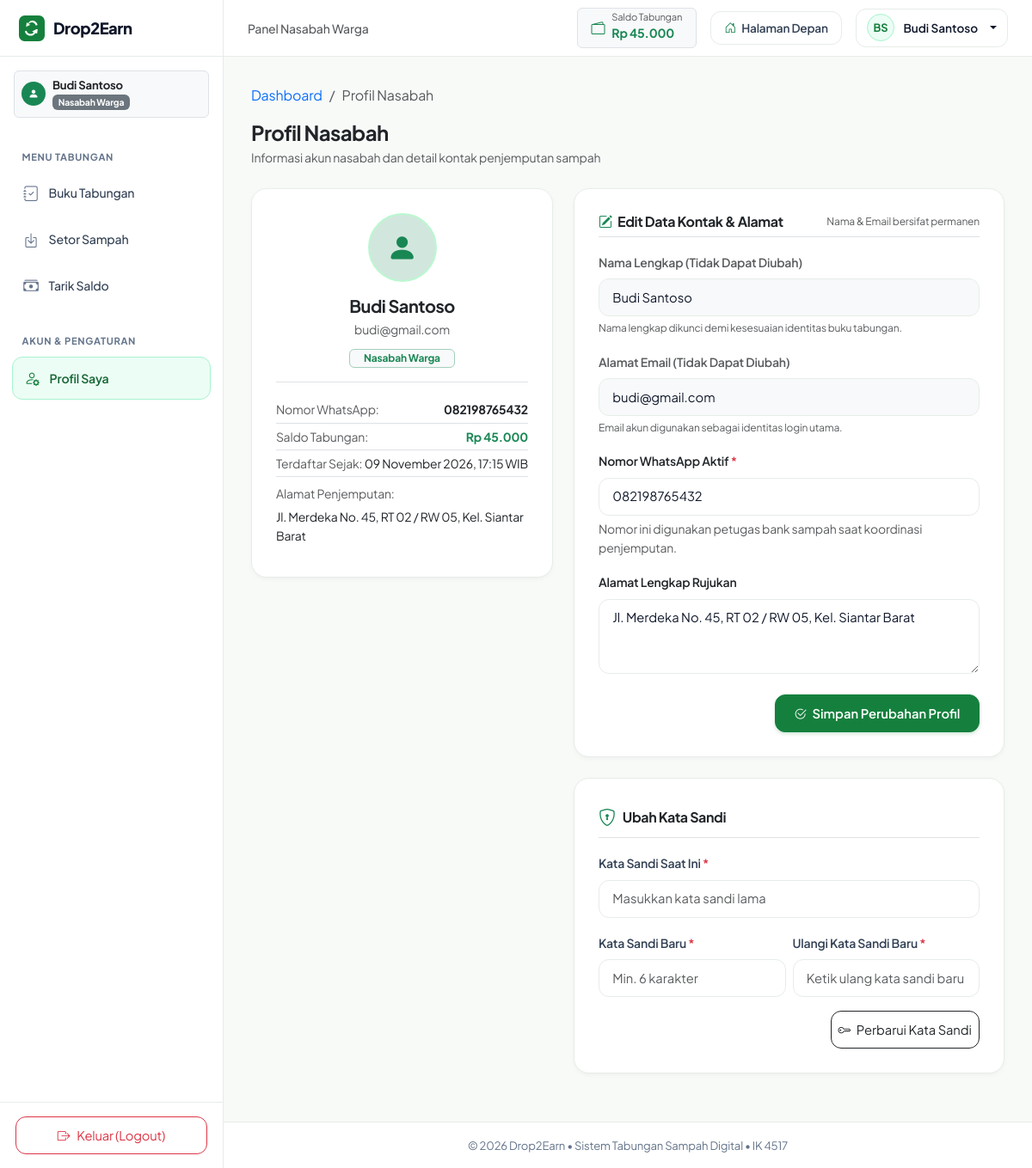
Screenshot of /nasabah/profil.php (signed in) with the database file from the repository.
### tables this page shows
CREATE TABLE IF NOT EXISTS `users` (
  `id_user` INT(11) NOT NULL AUTO_INCREMENT,
  `nama_lengkap` VARCHAR(100) NOT NULL,
  `email` VARCHAR(100) NOT NULL UNIQUE,
  `password` VARCHAR(255) NOT NULL,
  `no_hp` VARCHAR(20) NOT NULL,
  `alamat` TEXT DEFAULT NULL,
  `role` ENUM('admin', 'nasabah') NOT NULL DEFAULT 'nasabah',
  `saldo` INT(11) NOT NULL DEFAULT 0,
  `created_at` TIMESTAMP NOT NULL DEFAULT CURRENT_TIMESTAMP,
  PRIMARY KEY (`id_user`)
);

### config/auth_check.php (called while the page is built, shortened)
<?php
require_once __DIR__ . '/database.php';
function is_logged_in() {
    return isset($_SESSION['id_user']) && !empty($_SESSION['id_user']);
}
function get_auth_user($conn) {
    $id_user = (int)$_SESSION['id_user'];
    $stmt = mysqli_prepare($conn, "SELECT id_user, nama_lengkap, email, no_hp, alamat, role, saldo, created_at FROM users WHERE id_user = ?");
    mysqli_stmt_bind_param($stmt, "i", $id_user);
    mysqli_stmt_execute($stmt);
    $result = mysqli_stmt_get_result($stmt);
    $user = mysqli_fetch_assoc($result);
    if ($user) {
        return $user;
    }
    return null;
}

### config/database.php (called while the page is built, shortened)
<?php
function sanitize($str) {
    return htmlspecialchars((string)$str, ENT_QUOTES, 'UTF-8');
}
function rupiah($nominal) {
    return 'Rp ' . number_format((float)$nominal, 0, ',', '.');
}
function format_tanggal($date_str) {
    $timestamp = strtotime($date_str);
    $bulan = [
        1 => 'Januari', 'Februari', 'Maret', 'April', 'Mei', 'Juni',
        'Juli', 'Agustus', 'September', 'Oktober', 'November', 'Desember'
    ];
    $d = date('d', $timestamp);
    $m = (int)date('m', $timestamp);
    $y = date('Y', $timestamp);
    $t = date('H:i', $timestamp);
    if (strlen($date_str) > 10 && $t !== '00:00') {
        return "$d " . $bulan[$m] . " $y, $t WIB";
    }
    return "$d " . $bulan[$m] . " $y";
}
function base_url($path = '') {
    $script_dir = str_replace('\\', '/', dirname($_SERVER['SCRIPT_NAME'] ?? ''));
    $base = '/Drop2Earn';
    if (strpos($script_dir, '/Drop2Earn') === false) {
        $base = '';
    }
    $clean_path = ltrim($path, '/');
    return $base . ($clean_path ? '/' . $clean_path : '');
}

### nasabah/profil.php (the view, shortened to what this page needs)
<?php
require_once __DIR__ . '/../config/database.php';
require_once __DIR__ . '/../config/auth_check.php';
$user = get_auth_user($conn);
require_once __DIR__ . '/../includes/header.php';
?>
<div class="d2e-dashboard-layout">
    <?php require_once __DIR__ . '/../includes/sidebar.php'; ?>
    <div class="d2e-dashboard-main">
        <?php require_once __DIR__ . '/../includes/topbar.php'; ?>
        <main class="d2e-dashboard-content">
            <div class="container-fluid p-0" style="max-width: 980px;">
                <nav aria-label="breadcrumb" class="mb-3">
                    <ol class="breadcrumb small">
                        <li class="breadcrumb-item"><a href="<?= base_url('nasabah/dashboard.php') ?>" class="text-decoration-none">Dashboard</a></li>
                        <li class="breadcrumb-item active" aria-current="page">Profil Nasabah</li>
                    </ol>
                </nav>
                <div class="d-flex align-items-center justify-content-between mb-4">
                    <div>
                        <h1 class="h4 fw-bold text-dark mb-1">Profil Nasabah</h1>
                        <p class="text-muted small mb-0">Informasi akun nasabah dan detail kontak penjemputan sampah</p>
                    </div>
                </div>
                <div class="row g-4">
                    <div class="col-12 col-md-5">
                        <div class="d2e-card text-center">
                            <div class="rounded-circle bg-success-subtle text-success mx-auto d-flex align-items-center justify-content-center mb-3" style="width: 80px; height: 80px; font-size: 2.2rem; border: 2px solid var(--d2e-primary-border);">
                                <i class="bi bi-person-fill"></i>
                            </div>
                            <h2 class="h5 fw-bold text-dark mb-1"><?= sanitize($user['nama_lengkap']) ?></h2>
                            <p class="text-muted small mb-2"><?= sanitize($user['email']) ?></p>
                            <span class="badge bg-light text-success border border-success-subtle px-3 py-1 mb-3">
                                Nasabah Warga
                            </span>
                            <div class="border-top pt-3 text-start small">
                                <div class="d-flex justify-content-between py-1 border-bottom">
                                    <span class="text-muted">Nomor WhatsApp:</span>
                                    <strong class="text-dark"><?= sanitize($user['no_hp']) ?></strong>
                                </div>
                                <div class="d-flex justify-content-between py-1 border-bottom">
                                    <span class="text-muted">Saldo Tabungan:</span>
                                    <strong class="text-success"><?= rupiah($user['saldo']) ?></strong>
                                </div>
                                <div class="d-flex justify-content-between py-1 border-bottom">
                                    <span class="text-muted">Terdaftar Sejak:</span>
                                    <span class="text-dark"><?= format_tanggal($user['created_at']) ?></span>
                                </div>
                                <div class="py-2">
                                    <span class="text-muted d-block mb-1">Alamat Penjemputan:</span>
                                    <span class="text-dark"><?= sanitize($user['alamat'] ?: 'Belum diatur') ?></span>
                                </div>
                            </div>
                        </div>
                    </div>
                    <div class="col-12 col-md-7">
                        <div class="d2e-card mb-4">
                            <div class="d-flex align-items-center justify-content-between mb-3 border-bottom pb-2">
                                <h2 class="h6 fw-bold text-dark mb-0">
                                    <i class="bi bi-pencil-square text-success me-1"></i> Edit Data Kontak &amp; Alamat
                                </h2>
                                <small class="text-muted" style="font-size: 0.75rem;">Nama &amp; Email bersifat permanen</small>
                            </div>
                            <form action="<?= base_url('nasabah/profil.php') ?>" method="POST">
                                <div class="mb-3">
                                    <label class="form-label small fw-semibold text-muted">Nama Lengkap (Tidak Dapat Diubah)</label>
                                    <input type="text" class="form-control bg-light" value="<?= sanitize($user['nama_lengkap']) ?>" readonly disabled>
                                    <div class="form-text small" style="font-size: 0.75rem;">Nama lengkap dikunci demi kesesuaian identitas buku tabungan.</div>
                                </div>
                                <div class="mb-3">
                                    <label class="form-label small fw-semibold text-muted">Alamat Email (Tidak Dapat Diubah)</label>
                                    <input type="email" class="form-control bg-light" value="<?= sanitize($user['email']) ?>" readonly disabled>
                                    <div class="form-text small" style="font-size: 0.75rem;">Email akun digunakan sebagai identitas login utama.</div>
                                </div>
                                <div class="mb-3">
                                    <label for="no_hp" class="form-label small fw-semibold text-dark">Nomor WhatsApp Aktif <span class="text-danger">*</span></label>
                                    <input type="tel" class="form-control" id="no_hp" name="no_hp" value="<?= sanitize($user['no_hp']) ?>" required>
                                    <div class="form-text small">Nomor ini digunakan petugas bank sampah saat koordinasi penjemputan.</div>
                                </div>
                                <div class="mb-4">
                                    <label for="alamat" class="form-label small fw-semibold text-dark">Alamat Lengkap Rujukan</label>
                                    <textarea class="form-control" id="alamat" name="alamat" rows="3" placeholder="Nama jalan, nomor rumah, RT/RW, dan patokan"><?= sanitize($user['alamat'] ?? '') ?></textarea>
                                </div>
                                <div class="d-flex justify-content-end">
                                    <button type="submit" class="btn btn-primary">
                                        <i class="bi bi-check2-circle me-1"></i> Simpan Perubahan Profil
                                    </button>
                                </div>
                            </form>
                        </div>
                        <div class="d2e-card">
                            <div class="d-flex align-items-center gap-2 mb-3 border-bottom pb-2">
                                <i class="bi bi-shield-lock text-success fs-5"></i>
                                <h2 class="h6 fw-bold text-dark mb-0">Ubah Kata Sandi</h2>
                            </div>
                            <form action="<?= base_url('nasabah/profil.php') ?>" method="POST">
                                <div class="mb-3">
                                    <label for="pass_lama" class="form-label small fw-semibold">Kata Sandi Saat Ini <span class="text-danger">*</span></label>
                                    <input type="password" class="form-control" id="pass_lama" name="pass_lama" placeholder="Masukkan kata sandi lama" required>
                                </div>
                                <div class="row g-2 mb-3">
                                    <div class="col-12 col-sm-6">
                                        <label for="pass_baru" class="form-label small fw-semibold">Kata Sandi Baru <span class="text-danger">*</span></label>
                                        <input type="password" class="form-control" id="pass_baru" name="pass_baru" placeholder="Min. 6 karakter" required>
                                    </div>
                                    <div class="col-12 col-sm-6">
                                        <label for="pass_konfirm" class="form-label small fw-semibold">Ulangi Kata Sandi Baru <span class="text-danger">*</span></label>
                                        <input type="password" class="form-control" id="pass_konfirm" name="pass_konfirm" placeholder="Ketik ulang kata sandi baru" required>
                                    </div>
                                </div>
                                <div class="d-flex justify-content-end">
                                    <button type="submit" class="btn btn-outline-dark btn-sm">
                                        <i class="bi bi-key me-1"></i> Perbarui Kata Sandi
                                    </button>
                                </div>
                            </form>
                        </div>
                    </div>
                </div>
            </div>
        </main>
<?php require_once __DIR__ . '/../includes/dashboard_footer.php'; ?>

### includes/sidebar.php (shortened to what this page needs)
<?php
$logged_user = isset($conn) ? get_auth_user($conn) : null;
$role = $logged_user['role'] ?? 'nasabah';
$current_script = basename($_SERVER['SCRIPT_NAME'] ?? '');
?>
<aside class="d2e-sidebar" id="dashboardSidebar">
    <a href="<?= $role === 'admin' ? base_url('admin/index.php') : base_url('nasabah/dashboard.php') ?>" class="d2e-sidebar-brand">
        <img src="<?= base_url('assets/img/logo.svg') ?>" alt="Logo Drop2Earn" width="30" height="30">
        <span>Drop2Earn</span>
    </a>
    <div class="px-3 pt-3 pb-2">
        <div class="d-flex align-items-center justify-content-between p-2 rounded bg-light border">
            <div class="d-flex align-items-center gap-2">
                <div class="rounded-circle bg-success text-white d-flex align-items-center justify-content-center" style="width: 28px; height: 28px; font-size: 0.75rem;">
                    <i class="bi bi-person-fill"></i>
                </div>
                <div style="line-height: 1.2;">
                    <div class="fw-bold text-dark text-truncate" style="max-width: 140px; font-size: 0.82rem;">
                        <?= sanitize($logged_user['nama_lengkap'] ?? 'Pengguna') ?>
                    </div>
                    <span class="badge bg-secondary" style="font-size: 0.65rem;">
                        <?= $role === 'admin' ? 'Pengelola / Admin' : 'Nasabah Warga' ?>
                    </span>
                </div>
            </div>
        </div>
    </div>
    <nav class="d2e-sidebar-nav">
        <?php if ($role === 'nasabah'): ?>
            <div class="sidebar-heading">Menu Tabungan</div>
            <a href="<?= base_url('nasabah/dashboard.php') ?>" class="d2e-sidebar-link <?= ($current_script === 'dashboard.php') ? 'active' : '' ?>">
                <i class="bi bi-journal-check"></i>
                <span>Buku Tabungan</span>
            </a>
            <a href="<?= base_url('nasabah/setor.php') ?>" class="d2e-sidebar-link <?= ($current_script === 'setor.php') ? 'active' : '' ?>">
                <i class="bi bi-box-arrow-in-down"></i>
                <span>Setor Sampah</span>
            </a>
            <a href="<?= base_url('nasabah/tarik_saldo.php') ?>" class="d2e-sidebar-link <?= ($current_script === 'tarik_saldo.php') ? 'active' : '' ?>">
                <i class="bi bi-cash-stack"></i>
                <span>Tarik Saldo</span>
            </a>
            <div class="sidebar-heading mt-3">Akun &amp; Pengaturan</div>
            <a href="<?= base_url('nasabah/profil.php') ?>" class="d2e-sidebar-link <?= ($current_script === 'profil.php') ? 'active' : '' ?>">
                <i class="bi bi-person-gear"></i>
                <span>Profil Saya</span>
            </a>
        <?php endif; ?>
    </nav>
    <div class="d2e-sidebar-footer">
        <a href="<?= base_url('logout.php') ?>"
           class="btn btn-outline-danger btn-sm w-100 d-flex align-items-center justify-content-center gap-2"
           data-confirm="Apakah Anda yakin ingin keluar dari sistem Drop2Earn?"
           data-confirm-title="Konfirmasi Keluar"
           data-confirm-type="warning"
           data-confirm-btn="Ya, Keluar">
            <i class="bi bi-box-arrow-right"></i>
            <span>Keluar (Logout)</span>
        </a>
    </div>
</aside>

### includes/topbar.php (shortened to what this page needs)
<?php
$logged_user = isset($conn) ? get_auth_user($conn) : null;
$role = $logged_user['role'] ?? 'nasabah';
$initials = 'US';
if (!empty($logged_user['nama_lengkap'])) {
    $words = explode(' ', trim($logged_user['nama_lengkap']));
    $initials = strtoupper(substr($words[0], 0, 1) . (isset($words[1]) ? substr($words[1], 0, 1) : ''));
}
?>
<header class="d2e-topbar">
    <div class="d-flex align-items-center gap-3">
        <div class="d-none d-sm-block">
            <span class="text-muted small fw-medium">Panel <?= $role === 'admin' ? 'Pengelola Bank Sampah' : 'Nasabah Warga' ?></span>
        </div>
    </div>
    <div class="d-flex align-items-center gap-2 gap-sm-3">
        <?php if ($role === 'nasabah'): ?>
            <div class="d-flex align-items-center bg-light border rounded px-2 px-sm-3 py-1">
                <i class="bi bi-wallet2 text-success me-2"></i>
                <div>
                    <small class="text-muted d-none d-sm-block" style="font-size: 0.7rem; line-height: 1;">Saldo Tabungan</small>
                    <strong class="text-success" style="font-size: 0.88rem;"><?= rupiah($logged_user['saldo'] ?? 0) ?></strong>
                </div>
            </div>
        <?php endif; ?>
        <a href="<?= base_url('index.php') ?>" class="btn-halaman-depan" title="Lihat Tampilan Landing Page Publik">
            <i class="bi bi-house-door text-success"></i>
            <span>Halaman Depan</span>
        </a>
        <div class="dropdown">
            <button class="d2e-user-pill dropdown-toggle" type="button" data-bs-toggle="dropdown" aria-expanded="false">
                <div class="d2e-user-avatar"><?= $initials ?></div>
                <span class="d-none d-md-inline"><?= sanitize($logged_user['nama_lengkap'] ?? 'Pengguna') ?></span>
            </button>
        </div>
    </div>
</header>

### rows the page displays
users: nama_lengkap "Budi Santoso", saldo "Rp 45.000", nama_lengkap "BS", email "budi@gmail.com", no_hp "082198765432", created_at "09 November 2026, 17:15 WIB", alamat "Jl. Merdeka No. 45, RT 02 / RW 05, Kel. Siantar Barat"
